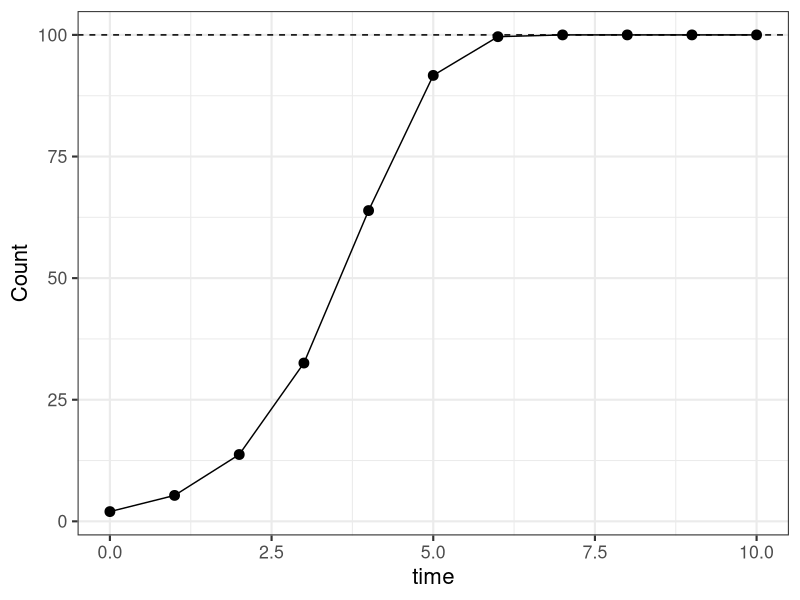
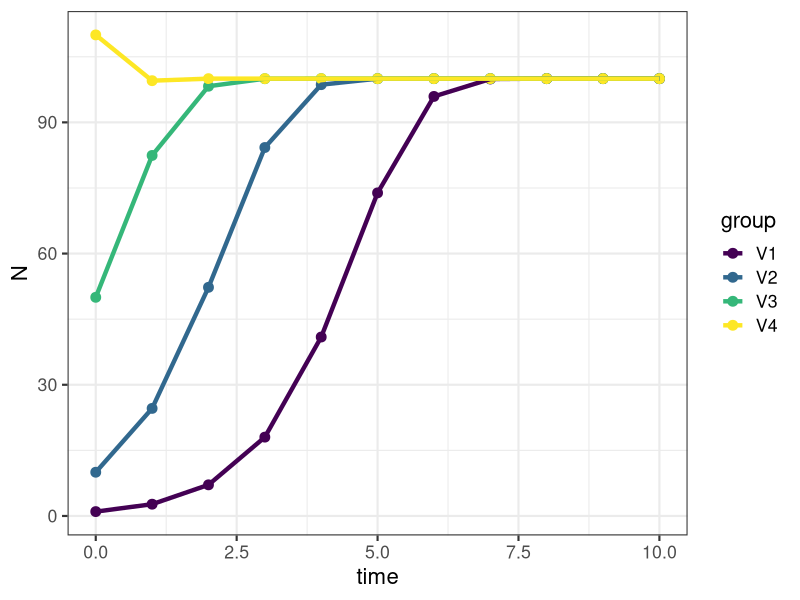
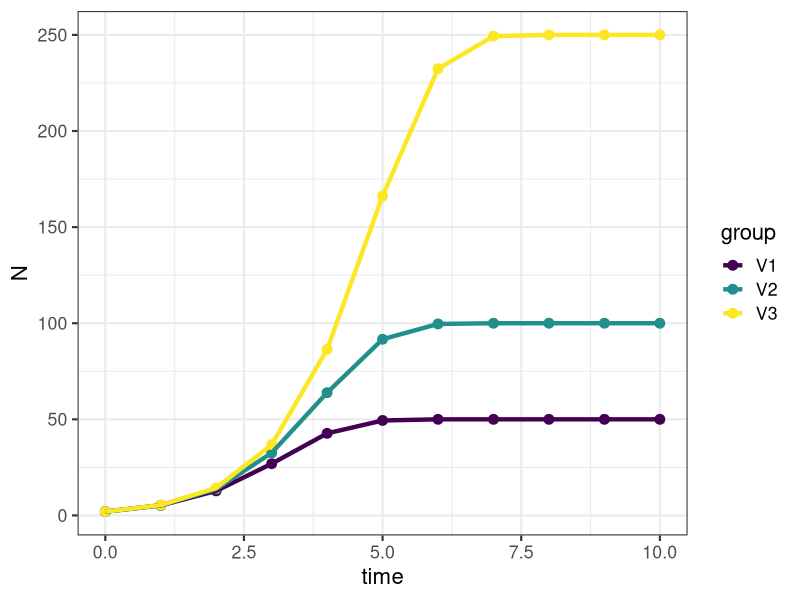
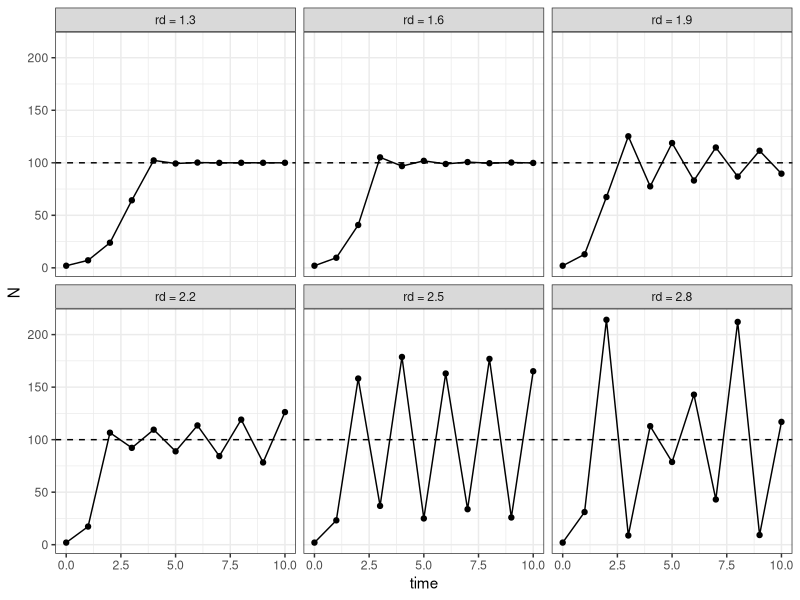
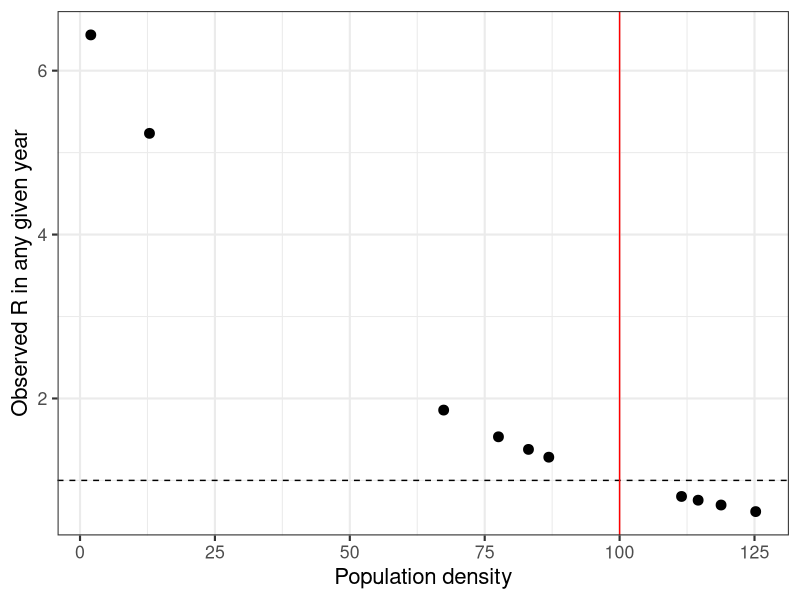
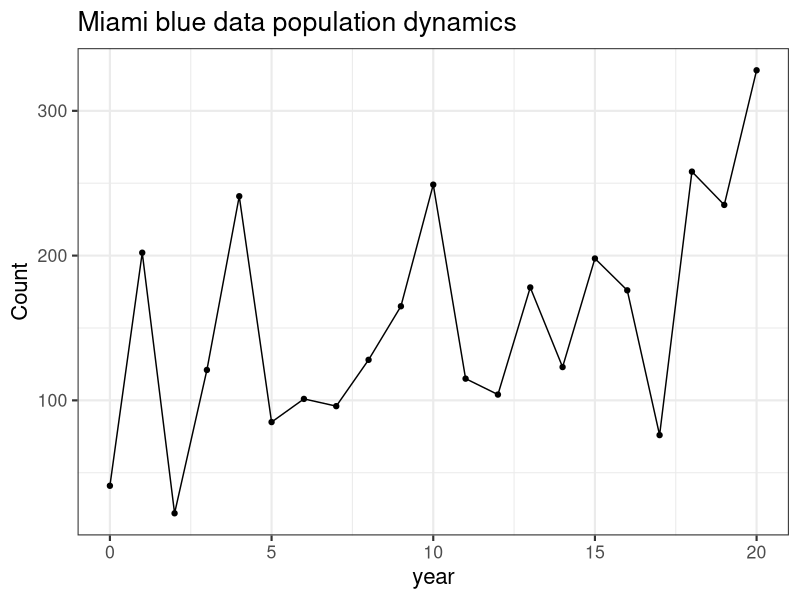
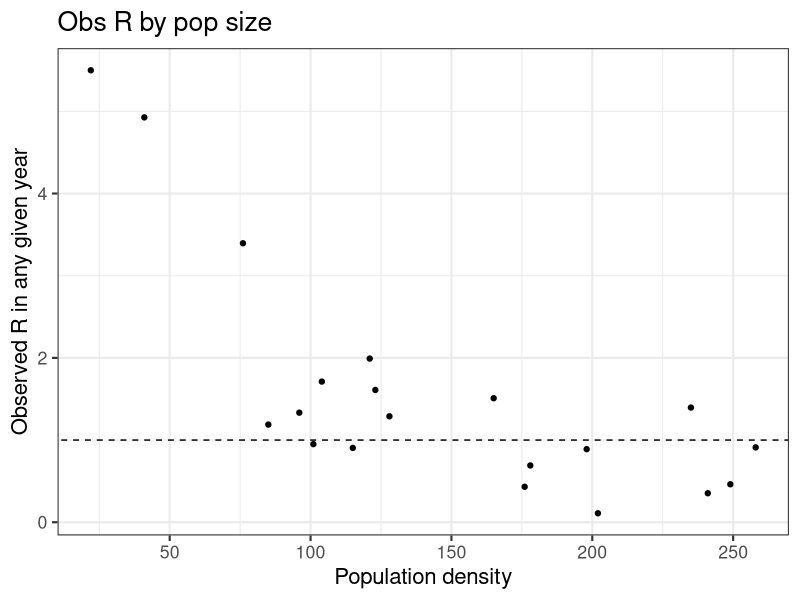
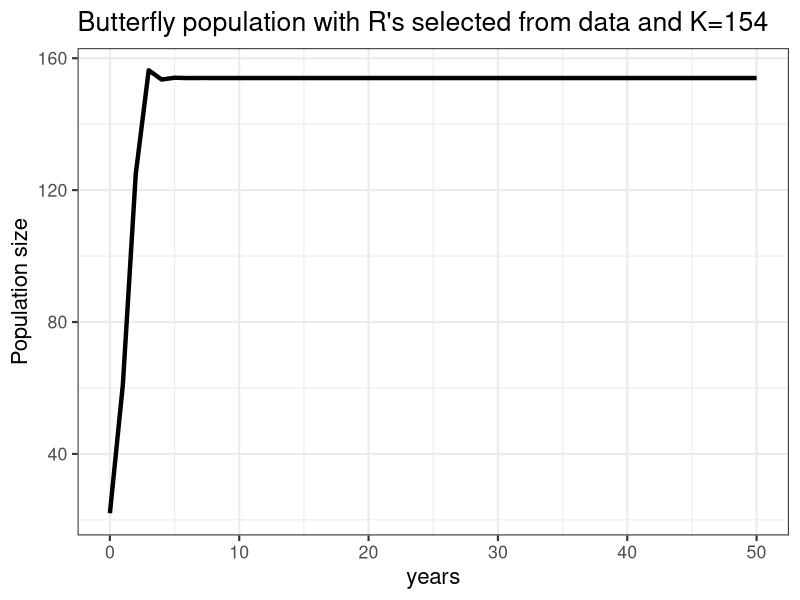

These charts were generated, in order, by the following R code:
## ---- chunk 1
#| warning: false
#| echo: false
library(tidyverse)
library(viridis)
## ---- chunk 2

dlogistic <- function(K = 100, rd = 1, N0 = 2, t = 10) {
  N <- c(N0, numeric(t))
  for (i in 1:t) N[i + 1] <- {
    N[i] * exp(rd * (1 - N[i]/K))
    }
  return(N)
  }

Nts <- dlogistic()

t <- 10; k <- 100;

ggplot(data=NULL, aes(x=0:10, y=Nts)) + 
  geom_point(size=3) + 
  geom_line() + 
  geom_hline(yintercept=(k), lty=2) + 
  labs(x="time",y="Count") + 
  theme_bw(base_size = 16)

## ---- chunk 3

N0s <- c(1, 10, 50, 110)
time <- 0:10
Ndat1 <- sapply(N0s, function(n) dlogistic(N0 = n)) %>% 
  as.data.frame() %>% cbind(time) %>% 
  pivot_longer(cols=1:4, names_to = 'group', values_to = 'N')

ggplot(data=Ndat1, aes(x=time, y=N, color=group)) + 
  geom_point(size=3) + 
  geom_line(linewidth = 1.5) + 
  scale_color_viridis(discrete = T)+   
  theme_bw(base_size = 16)

## ---- chunk 4
k.s <- c(50, 100, 250)
time <- 0:10
Ndat2 <- sapply(k.s, function(k) dlogistic(K = k, t = 10)) %>% 
  as.data.frame() %>% cbind(time) %>%
  pivot_longer(cols=1:3, names_to = 'group', values_to = 'N')

ggplot(data=Ndat2, aes(x=time, y=N, color=group)) + 
  geom_point(size=3) + 
  geom_line(linewidth = 1.5) + 
  scale_color_viridis(discrete = T)+   
  theme_bw(base_size=16)

## ---- chunk 5
rd.v <- seq(1.3, 2.8, by = 0.3)
t <- 10
Ndat3 <- sapply(rd.v, function(r) dlogistic(rd = r, t = t)) %>% 
  as.data.frame() %>% cbind(time) %>% 
  pivot_longer(cols=1:6, names_to = 'group', values_to = 'N')

label_names <- c(V1="rd = 1.3",V2="rd = 1.6",V3="rd = 1.9",
                 V4="rd = 2.2",V5="rd = 2.5",V6="rd = 2.8")

ggplot(data=Ndat3, aes(x=time, y=N)) + 
  geom_point() + 
  geom_line() + 
  theme_bw() + 
  geom_hline(yintercept = 100, lty=2) + 
  facet_wrap(~group, labeller=labeller(group=label_names))

## ---- chunk 6
DD.V1 <- Ndat3 |> dplyr::filter(group=='V3')
DD.R <- DD.V1$N[2:11]/DD.V1$N[1:10]

ggplot(data=NULL, aes(x=DD.V1$N[1:10], y=DD.R)) + 
  geom_point(size=3) + 
  geom_hline(yintercept=1,lty=2)+
  geom_vline(xintercept = 100, color="red")+ 
  xlab("Population density") + ylab("Observed R in any given year") + 
  theme_bw(base_size = 16)
## ---- chunk 7
year <- 0:20
set.seed(5)
Count <- abs(round(rnorm(21, (100*1.05^year), 70),0))
dat <- as.data.frame(cbind(year,Count))

ggplot(data=dat, aes(x=year, y=Count)) + 
  geom_point() + 
  geom_line() + 
  theme_bw(base_size=16) + 
  ggtitle("Miami blue data population dynamics")

dat$obs.R <- NA

dat$obs.R[2:21] <- dat$Count[2:21]/dat$Count[1:20]
obs.R <- dat$Count[2:21]/dat$Count[1:20]

ggplot(data=NULL, aes(x=dat$Count[1:20], y=obs.R)) + 
  geom_point() + 
  geom_abline(intercept=1,slope=0,lty=2) + 
  xlab("Population density") + ylab("Observed R in any given year") + 
  theme_bw(base_size=16)+ 
  ggtitle("Obs R by pop size")
## ---- chunk 8
years <- 0:50
set.seed(9)
simDD.Rs <- sample(x = obs.R, size = 50, replace = TRUE)

DD50yr <- numeric(length(years))
DD50yr[1] <- min(dat$Count) 

for (t in 1:50) DD50yr[t + 1] <- {
  DD50yr[t] * exp(simDD.Rs * (1 - DD50yr[t]/154))
}

ggplot(data=NULL, aes(x=years, y=DD50yr)) + 
  geom_line(lwd=1.5)+ 
  ylab("Population size")+
  ggtitle("Butterfly population with R's selected from data and K=154") + 
  theme_bw(base_size = 16)
## ---- chunk 9
years <- 0:50
set.seed(12)

DD50yr <- numeric(length(years))
DD50yr[1] <- min(dat$Count) 

Ksim = rnorm(50,154,50) 

for (t in 1:50) {
  DD50yr[t + 1] <- 
    DD50yr[t] * exp(log(2) * (1 - DD50yr[t]/Ksim[t]))
}

ggplot(data=NULL, aes(x=years, y=DD50yr)) + 
  geom_point() + 
  geom_line() + 
  theme_bw(base_size = 16)

## ---- chunk 10
simR <- NA
simR <- DD50yr[2:51]/DD50yr[1:50]

ggplot(data=NULL, aes(x=DD50yr[1:50], y=simR)) + 
  geom_point() + 
  geom_abline(intercept=1,slope=0, linetype="dashed")+ 
  xlab("Population density") + ylab("Observed R in any given year") + 
  theme_bw(base_size=16)
## ---- chunk 11
PopSim1 <- function(N0, years = 50, sims = 1, Ks) {
  sim.K = matrix(sample(Ks, size = sims * years, replace = TRUE),
                 nrow = years, ncol = sims)
  output <- numeric(years + 1)
  output[1] <- N0
  outmat <- sapply(1:sims, function(i) {
    for (t in 1:years) output[t + 1] <- 
        round(output[t] * exp(log(2) * (1 - output[t]/sim.K[t,i])), 0)
    output
  })
  return(outmat)
}
## ---- chunk 12
simDD10 <- as.data.frame(PopSim1(N0 = 22, sims = 100, Ks=Ksim)) %>% mutate(year=0:50)  %>%  gather("sim","count",-year)

ggplot(simDD10, aes(x=year,y=count,color=sim))+
  geom_line(linewidth=0.5, alpha=0.75) + 
  scale_color_viridis(discrete = T)+
  theme_bw(base_size = 16)+
  theme(legend.position = "none")
## ---- chunk 13
year50_DDdata <- simDD10[simDD10$year == 50, ]

data.frame(
  n_DD_extinct = sum(year50_DDdata$count == 0),
  n_max = max(year50_DDdata$count),
  q02.5 = quantile(year50_DDdata$count, probs = 0.025),
  q97.5 = quantile(year50_DDdata$count, probs = 0.975)
)
